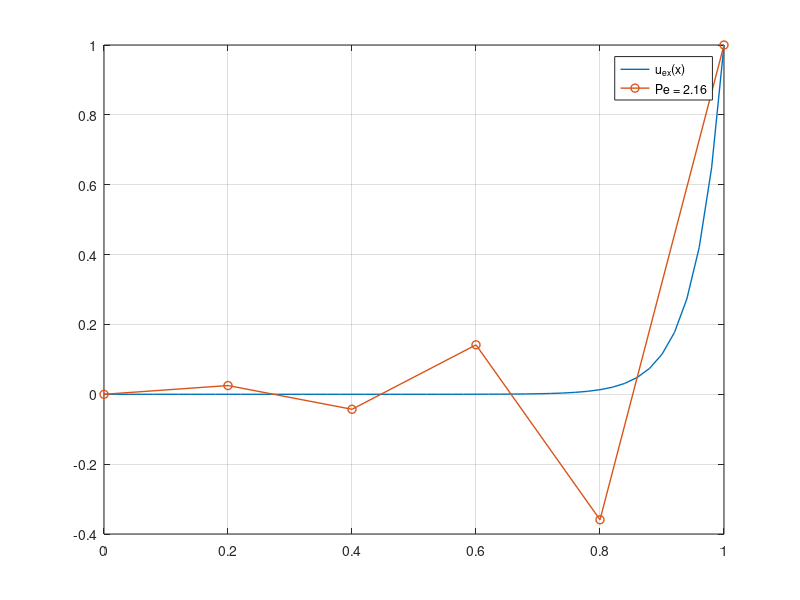

This figure's MATLAB source:
%% Difference Equation Solution - Oscillating Behaviour
%% Figure 11.2

clc;
clear; 
close all;

N = 50; % number of sub-intervals
xv = linspace(0,1,N+1);

beta = 13; epsilon = 0.6;
uex = @(x) (exp(beta/epsilon*x)-1)/(exp(beta/epsilon)-1); % exact solution

% Difference Equation Solution
N = 5; h = 1/N;
xh = linspace(0,1,N+1);
Pe = beta*h/(2*epsilon); % Peclet's Number

fprintf("Peclet Number = %d\n",Pe);

A_1 = 1/(((1+Pe)/(1-Pe))^N-1); 
A_2 = -A_1;
rho = (1+Pe)/(1-Pe);

uh = zeros(N+1,1);
for i=0:N
    uh(i+1) = A_1*rho^i+A_2;
end

plot(xv,uex(xv),'LineWidth',1);
hold on; grid on;
plot(xh,uh,'-o','LineWidth',1);
legend("u_{ex}(x)","Pe = 2.16",location="northwest");